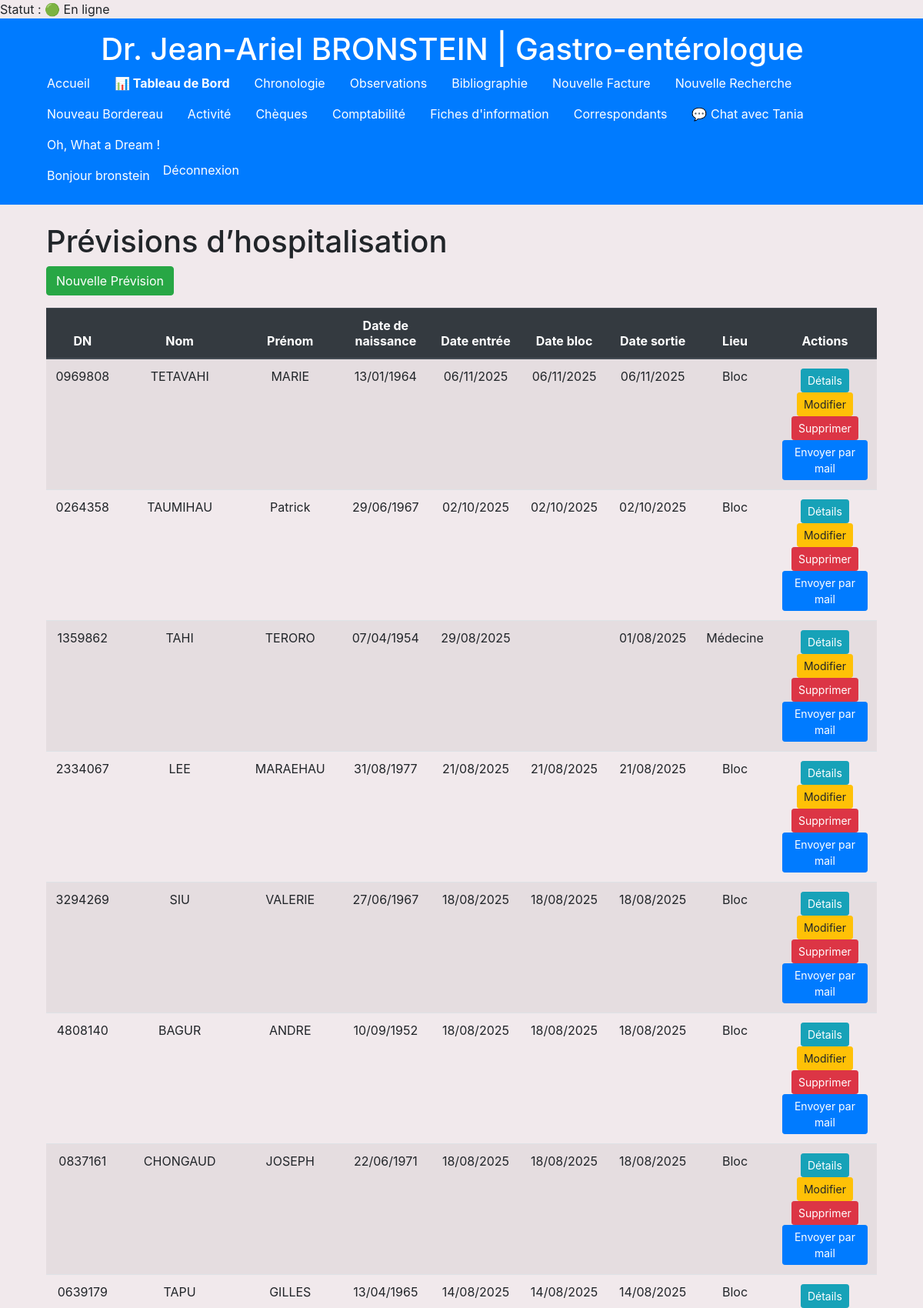
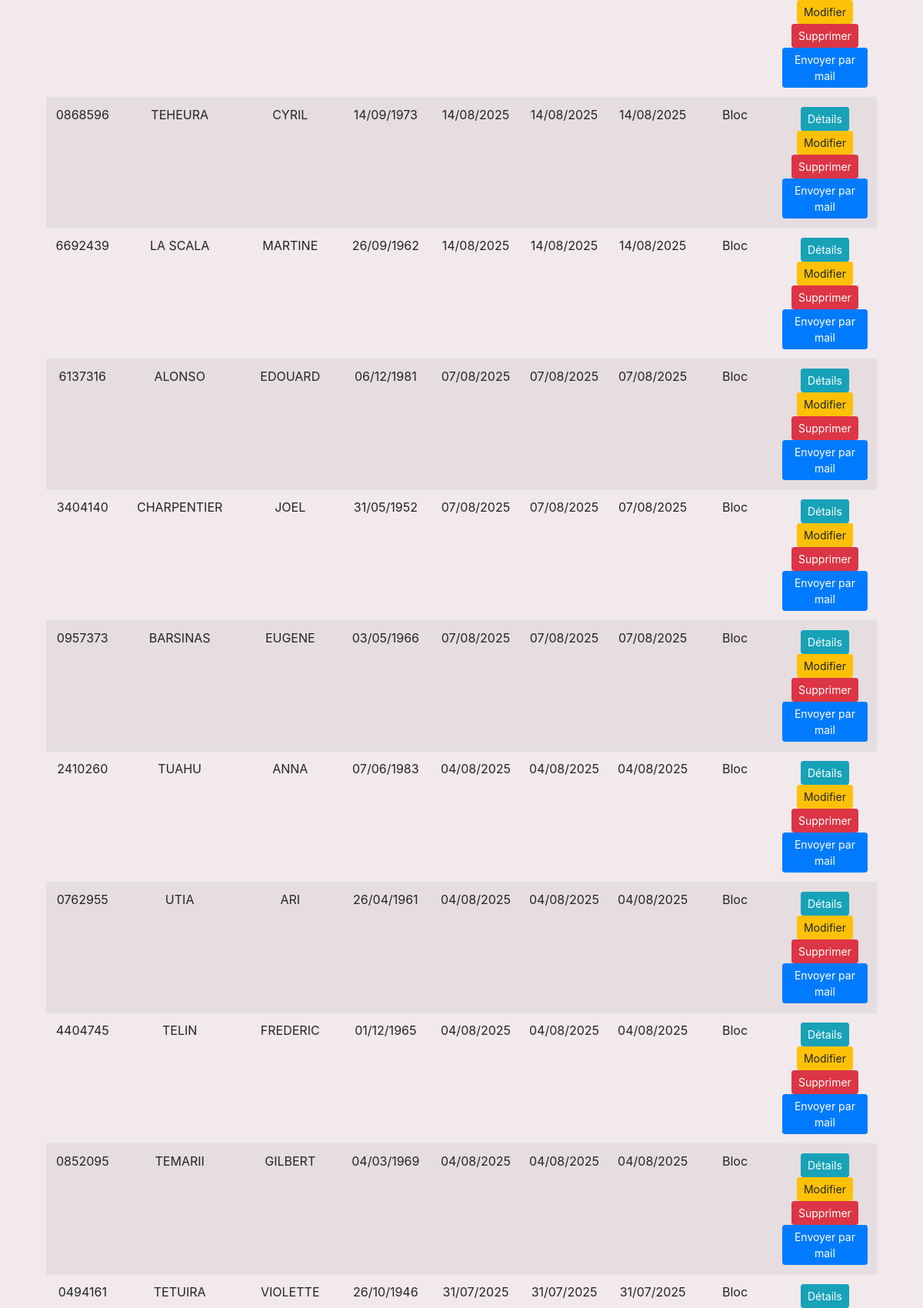
Page /facturation/previsions/ (signed in, upper part) on the committed database (2 pictures, top to bottom).
### comptabilite/models.py (models this page shows, shortened)
class PrevisionHospitalisation(models.Model):
    dn = models.CharField(max_length=20)
    nom = models.CharField(max_length=100)
    prenom = models.CharField(max_length=100)
    date_naissance = models.DateField()
    date_entree = models.DateField(null=True, blank=True)
    date_bloc = models.DateField(null=True, blank=True)
    date_sortie = models.DateField(null=True, blank=True)
    date_sortie_theorique = models.DateField(null=True, blank=True)
    motif_hospitalisation = models.CharField(max_length=255)
    lieu_hospitalisation = models.CharField(max_length=50, choices=[
        ('Médecine', 'Médecine'),
        ('Bloc', 'Bloc'),
        ('Soins Intensifs', 'Soins Intensifs'),
    ])
    cs_anesthesie = models.BooleanField(default=False, verbose_name="Consultation anesthésie")
    fo_ag = models.BooleanField(default=False, verbose_name="FOGD / AG")
    colo_ag = models.BooleanField(default=False, verbose_name="Coloscopie / AG")
    fo_al = models.BooleanField(default=False, verbose_name="FOGD sans AG")
    colo_al = models.BooleanField(default=False, verbose_name="Coloscopie sans AG")
    eeh_ag = models.BooleanField(default=False, verbose_name="Echo-Endoscopie Haute / AG")
    eeb_al = models.BooleanField(default=False, verbose_name="Echo-Endoscopie basse sans AG")
    cs_cardiologie = models.BooleanField(default=False, verbose_name="Consultation cardiologie")
    cs_pneumologie = models.BooleanField(default=False, verbose_name="Consultation pneumologie")
    cs_dermatologie = models.BooleanField(default=False, verbose_name="Consultation dermatologie")
    courrier = models.TextField(blank=True)
    remarque = models.CharField(max_length=255, blank=True)
    @property
    def date_sortie_theorique(self):
        return self.date_sortie or self.date_entree + timezone.timedelta(days=1)

### comptabilite/views.py (the view)
# urls.py: path('previsions/', prevision_list, name='prevision_list'),
@login_required
def prevision_list(request):
    previsions = PrevisionHospitalisation.objects.all().order_by('-date_entree')
    today_local = localtime().date()
    return render(request, 'comptabilite/prevision_list.html', {
        'previsions': previsions,
        'today': today_local,
    })

### comptabilite/models.py (called while the page is built)
    def is_online(self):
        return timezone.now() - self.last_seen < timezone.timedelta(minutes=5)

### comptabilite/templatetags/user_extras.py (called while the page is built)
@register.simple_tag
def get_user_profile(user):
    if user and user.is_authenticated:
        profile, _ = UserProfile.objects.get_or_create(user=user)
        return profile
    return None

### myproject/context_processors.py (called while the page is built)
def app_version(request):
    return {'APP_VERSION': _get_version()}

### comptabilite/templates/comptabilite/prevision_list.html
{% extends 'base.html' %}
{% block content %}
<div class="container mt-4">
  <h1>Prévisions d’hospitalisation</h1>
  <a href="{% url 'prevision_create' %}" class="btn btn-success mb-3">Nouvelle Prévision</a>
  <table class="table table-striped text-center">
    <thead class="thead-dark">
      <tr>
        <th>DN</th>
        <th>Nom</th>
        <th>Prénom</th>
        <th>Date de naissance</th>
        <th>Date entrée</th>
        <th>Date bloc</th>
        <th>Date sortie</th>
        <th>Lieu</th>
        <th>Actions</th>
      </tr>
    </thead>
    <tbody>
      {% for prevision in previsions %}
      <tr>
        <td>{{ prevision.dn }}</td>
        <td>{{ prevision.nom }}</td>
        <td>{{ prevision.prenom }}</td>
        <td>{{ prevision.date_naissance|date:"d/m/Y" }}</td>
        <td>{{ prevision.date_entree|date:"d/m/Y" }}</td>
        <td>{{ prevision.date_bloc|date:"d/m/Y" }}</td>
        <td>{{ prevision.date_sortie|date:"d/m/Y" }}</td>
        <td>{{ prevision.lieu_hospitalisation }}</td>
        <td>
            <a href="{% url 'prevision_detail' prevision.pk %}" class="btn btn-info btn-sm">Détails</a>
            <a href="{% url 'prevision_update' prevision.pk %}" class="btn btn-warning btn-sm">Modifier</a>
            <a href="{% url 'prevision_delete' prevision.pk %}" class="btn btn-danger btn-sm"
             onclick="return confirm('Confirmer la suppression ?');">Supprimer</a>
            <a href="{% url 'prevision_send_email' prevision.pk %}" class="btn btn-primary btn-sm">Envoyer par mail</a>
        </td>
      </tr>
      {% endfor %}
    </tbody>
  </table>
</div>
{% endblock %}

### templates/base.html (shortened to what this page needs)
{% load static %}
{% load user_extras %}
{% if request.user.is_authenticated %}
  {% get_user_profile request.user as profile %}
  {% if profile %}
    Statut : {% if profile.is_online %}🟢 En ligne{% else %}⚪ Hors ligne{% endif %}
  {% endif %}
{% endif %}
<!DOCTYPE html>
<html lang="fr">
<head>
  <link rel="stylesheet" href="https://stackpath.bootstrapcdn.com/bootstrap/4.5.2/css/bootstrap.min.css">
  <link rel="stylesheet" href="{% static 'css/style.css' %}">
  <link rel="stylesheet" href="https://cdnjs.cloudflare.com/ajax/libs/bootstrap-datepicker/1.9.0/css/bootstrap-datepicker.min.css">
</head>
<body data-user-id="{{ request.user.id|default:'' }}" data-msg-url="{% url 'get_messages' %}" data-chat-template="{% url 'chat_view' 0 %}">
  <header class="bg-primary text-white py-3">
    <div class="container text-center">
      <h1 class="mb-0 mr-4">Dr. Jean-Ariel BRONSTEIN | Gastro-entérologue</h1>
      <nav class="flex-grow-1">
        <ul class="nav">
          <li class="nav-item"><a class="nav-link text-white" href="{% url 'patients_list' %}">Accueil</a></li>
          <li class="nav-item"><a class="nav-link text-white" href="{% url 'dashboard' %}"><strong>📊 Tableau de Bord</strong></a></li>
          <li class="nav-item"><a class="nav-link text-white" href="{% url 'facturation_list' %}">Chronologie</a></li>
          <li class="nav-item"><a class="nav-link text-white" href="{% url 'observations_patient_list' %}">Observations</a></li>
          <li class="nav-item"><a class="nav-link text-white" href="{% url 'bibliographie_list' %}">Bibliographie</a></li>
          <li class="nav-item"><a class="nav-link text-white" href="{% url 'facturation_create' %}">Nouvelle Facture</a></li>
          <li class="nav-item"><a class="nav-link text-white" href="{% url 'facturation_search_list' %}">Nouvelle Recherche</a></li>
          <li class="nav-item"><a class="nav-link text-white" href="{% url 'create_bordereau' %}">Nouveau Bordereau</a></li>
          <li class="nav-item"><a class="nav-link text-white" href="{% url 'activity_list' %}">Activité</a></li>
          <li class="nav-item"><a class="nav-link text-white" href="{% url 'cheque_listing' %}">Chèques</a></li>
          <li class="nav-item"><a class="nav-link text-white" href="{% url 'comptabilite_summary' %}">Comptabilité</a></li>
          <li class="nav-item"><a class="nav-link text-white" href="{% url 'fiches_information' %}">Fiches d'information</a></li>
          <li class="nav-item"><a class="nav-link text-white" href="{% url 'correspondants_list' %}">Correspondants</a></li>
          {% if request.user.username == "bronstein" %}
  <li><a class="nav-link text-white chat-open" href="{% url 'chat_view' 3 %}">💬 Chat avec Tania</a></li>
{% elif request.user.username == "Tania" %}
  <li><a class="nav-link text-white chat-open" href="{% url 'chat_view' 1 %}">💬 Chat avec Taote</a></li>
{% endif %}
          <li class="nav-item">
            <a class="nav-link text-white" href="javascript:void(0)" onclick="ouvrirLienAuHasard()">Oh, What a Dream !</a>
          </li>
        </ul>
      </nav>
      <ul class="nav">
        {% if user.is_authenticated %}
          <li class="nav-item"><span class="nav-link disabled text-white">Bonjour {{ user.get_username }}</span></li>
          <li class="nav-item">
            <form method="post" action="{% url 'logout' %}">
              <button type="submit" class="btn btn-link nav-link text-white p-0">Déconnexion</button>
            </form>
          </li>
        {% else %}
          <li class="nav-item"><a class="nav-link text-white" href="{% url 'login' %}">Connexion</a></li>
        {% endif %}
      </ul>
    </div>
  </header>
  <main class="container my-4">
    {% block content %}{% endblock %}
  </main>
</body>
</html>

### static/css/style.css (style rules this page uses)
table { table-layout: auto; width: 100%; }

### templates/base.html (style rules this page uses)
body { background-color: #f1e9ec; }

### rows in the picture
PrevisionHospitalisation: dn "0969808", nom "TETAVAHI", prenom "MARIE", date_naissance "13/01/1964", date_entree "06/11/2025", date_bloc "06/11/2025", date_sortie "06/11/2025", lieu_hospitalisation "Bloc"
PrevisionHospitalisation: dn "0264358", nom "TAUMIHAU", prenom "Patrick", date_naissance "29/06/1967", date_entree "02/10/2025", date_bloc "02/10/2025", date_sortie "02/10/2025", lieu_hospitalisation "Bloc"
PrevisionHospitalisation: dn "1359862", nom "TAHI", prenom "TERORO", date_naissance "07/04/1954", date_entree "29/08/2025", date_sortie "01/08/2025", lieu_hospitalisation "Médecine"
PrevisionHospitalisation: dn "2334067", nom "LEE", prenom "MARAEHAU", date_naissance "31/08/1977", date_entree "21/08/2025", date_bloc "21/08/2025", date_sortie "21/08/2025", lieu_hospitalisation "Bloc"
PrevisionHospitalisation: dn "3294269", nom "SIU", prenom "VALERIE", date_naissance "27/06/1967", date_entree "18/08/2025", date_bloc "18/08/2025", date_sortie "18/08/2025", lieu_hospitalisation "Bloc"
PrevisionHospitalisation: dn "4808140", nom "BAGUR", prenom "ANDRE", date_naissance "10/09/1952", date_entree "18/08/2025", date_bloc "18/08/2025", date_sortie "18/08/2025", lieu_hospitalisation "Bloc"
PrevisionHospitalisation: dn "0837161", nom "CHONGAUD", prenom "JOSEPH", date_naissance "22/06/1971", date_entree "18/08/2025", date_bloc "18/08/2025", date_sortie "18/08/2025", lieu_hospitalisation "Bloc"
PrevisionHospitalisation: dn "0639179", nom "TAPU", prenom "GILLES", date_naissance "13/04/1965", date_entree "14/08/2025", date_bloc "14/08/2025", date_sortie "14/08/2025", lieu_hospitalisation "Bloc"
PrevisionHospitalisation: dn "0868596", nom "TEHEURA", prenom "CYRIL", date_naissance "14/09/1973", date_entree "14/08/2025", date_bloc "14/08/2025", date_sortie "14/08/2025", lieu_hospitalisation "Bloc"
PrevisionHospitalisation: dn "6692439", nom "LA SCALA", prenom "MARTINE", date_naissance "26/09/1962", date_entree "14/08/2025", date_bloc "14/08/2025", date_sortie "14/08/2025", lieu_hospitalisation "Bloc"
PrevisionHospitalisation: dn "6137316", nom "ALONSO", prenom "EDOUARD", date_naissance "06/12/1981", date_entree "07/08/2025", date_bloc "07/08/2025", date_sortie "07/08/2025", lieu_hospitalisation "Bloc"
PrevisionHospitalisation: dn "3404140", nom "CHARPENTIER", prenom "JOEL", date_naissance "31/05/1952", date_entree "07/08/2025", date_bloc "07/08/2025", date_sortie "07/08/2025", lieu_hospitalisation "Bloc"
PrevisionHospitalisation: dn "0957373", nom "BARSINAS", prenom "EUGENE", date_naissance "03/05/1966", date_entree "07/08/2025", date_bloc "07/08/2025", date_sortie "07/08/2025", lieu_hospitalisation "Bloc"
PrevisionHospitalisation: dn "2410260", nom "TUAHU", prenom "ANNA", date_naissance "07/06/1983", date_entree "04/08/2025", date_bloc "04/08/2025", date_sortie "04/08/2025", lieu_hospitalisation "Bloc"
PrevisionHospitalisation: dn "0762955", nom "UTIA", prenom "ARI", date_naissance "26/04/1961", date_entree "04/08/2025", date_bloc "04/08/2025", date_sortie "04/08/2025", lieu_hospitalisation "Bloc"
PrevisionHospitalisation: dn "4404745", nom "TELIN", prenom "FREDERIC", date_naissance "01/12/1965", date_entree "04/08/2025", date_bloc "04/08/2025", date_sortie "04/08/2025", lieu_hospitalisation "Bloc"
PrevisionHospitalisation: dn "0852095", nom "TEMARII", prenom "GILBERT", date_naissance "04/03/1969", date_entree "04/08/2025", date_bloc "04/08/2025", date_sortie "04/08/2025", lieu_hospitalisation "Bloc"
PrevisionHospitalisation: dn "0494161", nom "TETUIRA", prenom "VIOLETTE", date_naissance "26/10/1946", date_entree "31/07/2025", date_bloc "31/07/2025", date_sortie "31/07/2025", lieu_hospitalisation "Bloc"

### other values in the picture
{{ user.get_username }} "bronstein"
